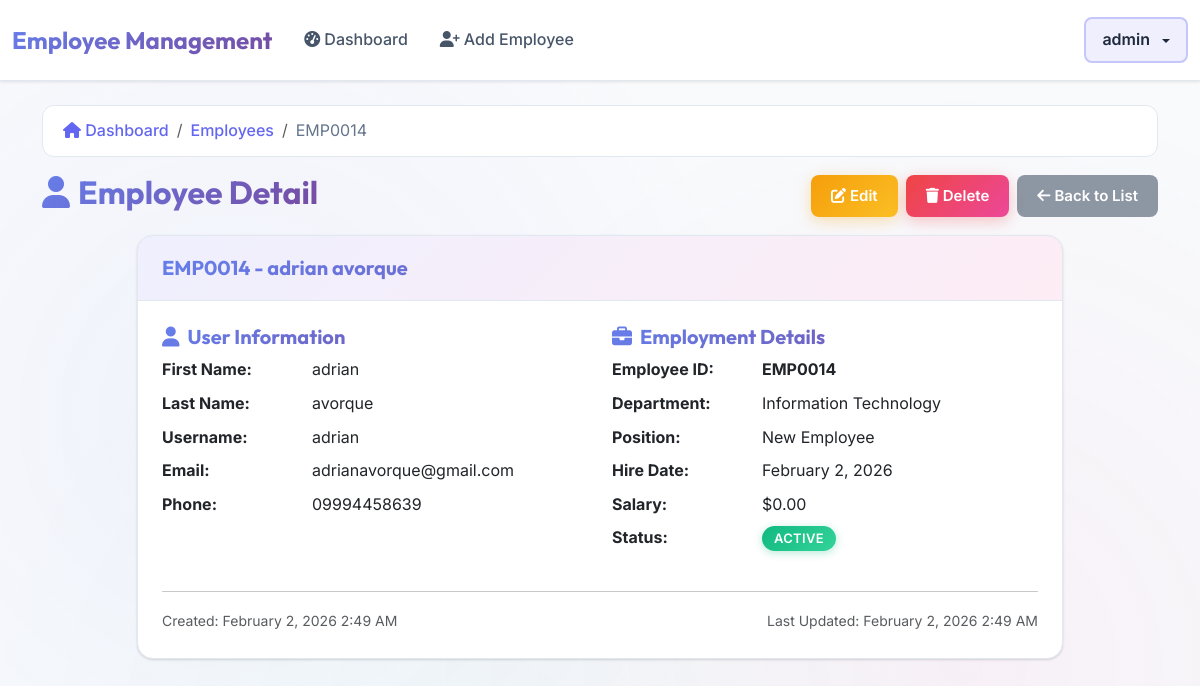
The app's page /employees/12/ (signed in) with its own data.
### employees/models.py (models this page shows, shortened)
class User(AbstractUser):
    ROLE_CHOICES = (
        ('admin', 'Admin'),
        ('employee', 'Employee'),
    )
    role = models.CharField(max_length=10, choices=ROLE_CHOICES, default='employee')
    phone = models.CharField(max_length=15, blank=True)
    def is_admin(self):
        return self.role == 'admin' or self.is_superuser or self.is_staff
    def get_role_display(self):
        if self.is_superuser or self.is_staff or self.role == 'admin':
            return 'Admin'
        return dict(self.ROLE_CHOICES).get(self.role, 'Employee')

class Employee(models.Model):
    DEPARTMENT_CHOICES = (
        ('IT', 'Information Technology'),
        ('HR', 'Human Resources'),
        ('FIN', 'Finance'),
        ('MKT', 'Marketing'),
        ('OPS', 'Operations'),
    )
    STATUS_CHOICES = (
        ('active', 'Active'),
        ('inactive', 'Inactive'),
        ('on_leave', 'On Leave'),
    )
    user = models.OneToOneField(User, on_delete=models.CASCADE, related_name='employee_profile')
    employee_id = models.CharField(max_length=10, unique=True)
    department = models.CharField(max_length=3, choices=DEPARTMENT_CHOICES)
    position = models.CharField(max_length=100)
    hire_date = models.DateField()
    salary = models.DecimalField(max_digits=10, decimal_places=2)
    status = models.CharField(max_length=10, choices=STATUS_CHOICES, default='active')
    address = models.TextField(blank=True)
    created_at = models.DateTimeField(auto_now_add=True)
    updated_at = models.DateTimeField(auto_now=True)
    class Meta:
        ordering = ['-created_at']

### employees/views.py (the view)
# urls.py: path('<int:pk>/', views.employee_detail, name='employee_detail'),
@login_required
@user_passes_test(is_admin)
def employee_detail(request, pk):
    employee = get_object_or_404(Employee, pk=pk)
    return render(request, 'employees/pages/employee_detail.html', {'employee': employee})

### employees/views.py (called while the page is built)
def is_admin(user):
    return user.is_authenticated and (getattr(user, 'role', None) == 'admin' or getattr(user, 'is_superuser', False))

### employees/templates/employees/pages/employee_detail.html (shortened to what this page needs)
{% extends 'employees/templates/base.html' %}
{% block content %}
<div class="container mt-4">
  <nav aria-label="breadcrumb" class="mb-3">
    <ol class="breadcrumb">
      <li class="breadcrumb-item">
        <a href="{% url 'dashboard' %}"><i class="fas fa-home"></i> Dashboard</a>
      </li>
      <li class="breadcrumb-item">
        <a href="{% url 'employee_list' %}">Employees</a>
      </li>
      <li class="breadcrumb-item active" aria-current="page">{{ employee.employee_id }}</li>
    </ol>
  </nav>
  <div class="d-flex justify-content-between align-items-center mb-3">
    <h2 class="gradient-text"><i class="fas fa-user me-2"></i>Employee Detail</h2>
    <div class="d-flex gap-2">
      <a href="{% url 'employee_update' employee.pk %}" class="btn btn-warning">
        <i class="fas fa-edit me-1"></i>Edit
      </a>
      <a href="{% url 'employee_delete' employee.pk %}" class="btn btn-danger">
        <i class="fas fa-trash me-1"></i>Delete
      </a>
      <a href="{% url 'employee_list' %}" class="btn btn-secondary">
        <i class="fas fa-arrow-left me-1"></i>Back to List
      </a>
    </div>
  </div>
  <div class="row justify-content-center">
    <div class="col-md-10">
      <div class="card slide-up">
        <div class="card-header">
          <h5 class="mb-0 gradient-text">{{ employee.employee_id }} - {{ employee.user.get_full_name|default:employee.user.username }}</h5>
        </div>
        <div class="card-body">
          <div class="row">
            <div class="col-md-6">
              <h5 class="gradient-text"><i class="fas fa-user me-2"></i>User Information</h5>
              <dl class="row">
                <dt class="col-sm-4">First Name:</dt>
                <dd class="col-sm-8">{{ employee.user.first_name|default:"Not provided" }}</dd>
                <dt class="col-sm-4">Last Name:</dt>
                <dd class="col-sm-8">{{ employee.user.last_name|default:"Not provided" }}</dd>
                <dt class="col-sm-4">Username:</dt>
                <dd class="col-sm-8">{{ employee.user.username }}</dd>
                <dt class="col-sm-4">Email:</dt>
                <dd class="col-sm-8">{{ employee.user.email|default:"Not provided" }}</dd>
                <dt class="col-sm-4">Phone:</dt>
                <dd class="col-sm-8">{{ employee.user.phone|default:"Not provided" }}</dd>
              </dl>
            </div>
            <div class="col-md-6">
              <h5 class="gradient-text"><i class="fas fa-briefcase me-2"></i>Employment Details</h5>
              <dl class="row">
                <dt class="col-sm-4">Employee ID:</dt>
                <dd class="col-sm-8"><strong>{{ employee.employee_id }}</strong></dd>
                <dt class="col-sm-4">Department:</dt>
                <dd class="col-sm-8">{{ employee.get_department_display }}</dd>
                <dt class="col-sm-4">Position:</dt>
                <dd class="col-sm-8">{{ employee.position }}</dd>
                <dt class="col-sm-4">Hire Date:</dt>
                <dd class="col-sm-8">{{ employee.hire_date|date:"F j, Y" }}</dd>
                <dt class="col-sm-4">Salary:</dt>
                <dd class="col-sm-8">${{ employee.salary|floatformat:2 }}</dd>
                <dt class="col-sm-4">Status:</dt>
                <dd class="col-sm-8">
                  {% if employee.status == 'active' %}
                  <span class="badge bg-success">Active</span>
                  {% elif employee.status == 'inactive' %}
                  <span class="badge bg-danger">Inactive</span>
                  {% elif employee.status == 'on_leave' %}
                  <span class="badge bg-warning">On Leave</span>
                  {% else %}
                  <span class="badge bg-secondary">{{ employee.get_status_display }}</span>
                  {% endif %}
                </dd>
              </dl>
            </div>
          </div>
          <hr />
          <div class="row">
            <div class="col-md-6">
              <small class="text-muted">Created: {{ employee.created_at|date:"F j, Y g:i A" }}</small>
            </div>
            <div class="col-md-6 text-end">
              <small class="text-muted">Last Updated: {{ employee.updated_at|date:"F j, Y g:i A" }}</small>
            </div>
          </div>
        </div>
      </div>
    </div>
  </div>
</div>
{% endblock %}

### employees/templates/employees/organisms/navbar.html (shortened to what this page needs)
<nav class="navbar navbar-expand-lg navbar-dark bg-dark mb-4">
  <div class="container-fluid">
    <a class="navbar-brand" href="{% url 'dashboard' %}">Employee Management</a>
    <div class="collapse navbar-collapse" id="navbarNav">
      <ul class="navbar-nav me-auto">
        {% if user.is_admin or user.is_superuser %}
        <li class="nav-item">
          <a class="nav-link" href="{% url 'dashboard' %}">
            <i class="fas fa-tachometer-alt me-1"></i>Dashboard
          </a>
        </li>
        <li class="nav-item">
          <a class="nav-link" href="{% url 'employee_create' %}">
            <i class="fas fa-user-plus me-1"></i>Add Employee
          </a>
        </li>
        {% else %}
        <li class="nav-item">
          <a class="nav-link" href="{% url 'dashboard' %}">
            <i class="fas fa-user me-1"></i>My Profile
          </a>
        </li>
        {% endif %}
      </ul>
      <ul class="navbar-nav">
        <li class="nav-item dropdown">
          <a
            class="nav-link dropdown-toggle"
            href="#"
            role="button"
            data-bs-toggle="dropdown"
          >
            {{ user.get_full_name|default:user.username }}
          </a>
        </li>
      </ul>
    </div>
  </div>
</nav>

### records on screen
User: get_full_name "admin"
Employee: employee_id "EMP0014", user.get_full_name "adrian avorque", user.first_name "adrian", user.last_name "avorque", user.username "adrian", user.email "adrianavorque@gmail.com", user.phone "09994458639", department "Information Technology", position "New Employee", hire_date "February 2, 2026", salary "0.00", created_at "February 2, 2026 2:49 AM", updated_at "February 2, 2026 2:49 AM"
